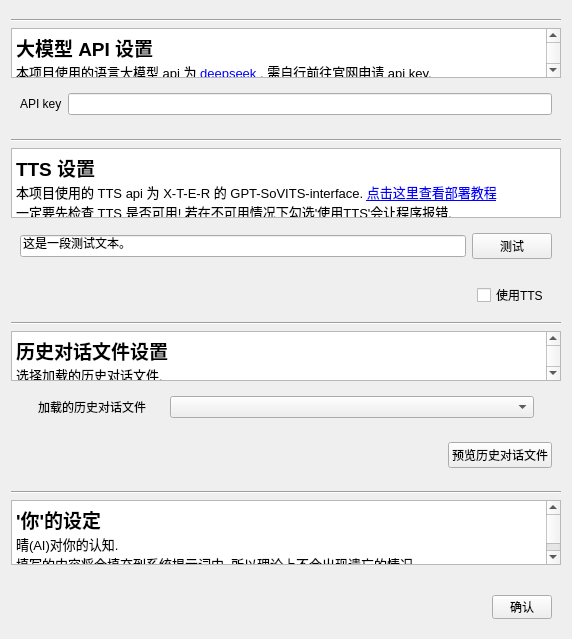
<?xml version="1.0" encoding="UTF-8"?>
<ui version="4.0">
 <class>BasicForm</class>
 <widget class="QWidget" name="BasicForm">
  <property name="geometry">
   <rect>
    <x>0</x>
    <y>0</y>
    <width>568</width>
    <height>639</height>
   </rect>
  </property>
  <property name="windowTitle">
   <string>Form</string>
  </property>
  <layout class="QVBoxLayout" name="verticalLayout">
   <item>
    <spacer name="verticalSpacer_4">
     <property name="orientation">
      <enum>Qt::Vertical</enum>
     </property>
     <property name="sizeHint" stdset="0">
      <size>
       <width>20</width>
       <height>40</height>
      </size>
     </property>
    </spacer>
   </item>
   <item>
    <widget class="Line" name="line_3">
     <property name="orientation">
      <enum>Qt::Horizontal</enum>
     </property>
    </widget>
   </item>
   <item>
    <widget class="QTextBrowser" name="llmAPI_HTML">
     <property name="minimumSize">
      <size>
       <width>550</width>
       <height>50</height>
      </size>
     </property>
     <property name="maximumSize">
      <size>
       <width>16777215</width>
       <height>50</height>
      </size>
     </property>
     <property name="html">
      <string>&lt;!DOCTYPE HTML PUBLIC &quot;-//W3C//DTD HTML 4.0//EN&quot; &quot;http://www.w3.org/TR/REC-html40/strict.dtd&quot;&gt;
&lt;html&gt;&lt;head&gt;&lt;meta name=&quot;qrichtext&quot; content=&quot;1&quot; /&gt;&lt;style type=&quot;text/css&quot;&gt;
p, li { white-space: pre-wrap; }
&lt;/style&gt;&lt;/head&gt;&lt;body style=&quot; font-family:'SimSun'; font-size:9pt; font-weight:400; font-style:normal;&quot;&gt;
&lt;p style=&quot; margin-top:0px; margin-bottom:0px; margin-left:0px; margin-right:0px; -qt-block-indent:0; text-indent:0px;&quot;&gt;&lt;span style=&quot; font-size:14pt; font-weight:600;&quot;&gt;大模型 API 设置&lt;/span&gt;&lt;/p&gt;
&lt;p style=&quot; margin-top:0px; margin-bottom:0px; margin-left:0px; margin-right:0px; -qt-block-indent:0; text-indent:0px;&quot;&gt;&lt;span style=&quot; font-size:10pt;&quot;&gt;本项目使用的语言大模型 api 为 &lt;/span&gt;&lt;a href=&quot;https://www.deepseek.com/zh&quot;&gt;&lt;span style=&quot; font-size:10pt; text-decoration: underline; color:#0000ff;&quot;&gt;deepseek&lt;/span&gt;&lt;/a&gt;&lt;span style=&quot; font-size:10pt;&quot;&gt; , 需自行前往官网申请 api key.&lt;/span&gt;&lt;/p&gt;&lt;/body&gt;&lt;/html&gt;</string>
     </property>
    </widget>
   </item>
   <item>
    <widget class="QWidget" name="apiWidget" native="true">
     <layout class="QHBoxLayout" name="horizontalLayout_5">
      <item>
       <widget class="QLabel" name="label_2">
        <property name="text">
         <string>API key</string>
        </property>
       </widget>
      </item>
      <item>
       <widget class="QLineEdit" name="APILineEdit"/>
      </item>
     </layout>
    </widget>
   </item>
   <item>
    <spacer name="verticalSpacer_5">
     <property name="orientation">
      <enum>Qt::Vertical</enum>
     </property>
     <property name="sizeHint" stdset="0">
      <size>
       <width>20</width>
       <height>40</height>
      </size>
     </property>
    </spacer>
   </item>
   <item>
    <widget class="Line" name="line">
     <property name="orientation">
      <enum>Qt::Horizontal</enum>
     </property>
    </widget>
   </item>
   <item>
    <widget class="QTextBrowser" name="TTS_HTML">
     <property name="minimumSize">
      <size>
       <width>550</width>
       <height>70</height>
      </size>
     </property>
     <property name="maximumSize">
      <size>
       <width>16777215</width>
       <height>70</height>
      </size>
     </property>
     <property name="contextMenuPolicy">
      <enum>Qt::NoContextMenu</enum>
     </property>
     <property name="verticalScrollBarPolicy">
      <enum>Qt::ScrollBarAlwaysOff</enum>
     </property>
     <property name="horizontalScrollBarPolicy">
      <enum>Qt::ScrollBarAlwaysOff</enum>
     </property>
     <property name="sizeAdjustPolicy">
      <enum>QAbstractScrollArea::AdjustToContentsOnFirstShow</enum>
     </property>
     <property name="html">
      <string>&lt;!DOCTYPE HTML PUBLIC &quot;-//W3C//DTD HTML 4.0//EN&quot; &quot;http://www.w3.org/TR/REC-html40/strict.dtd&quot;&gt;
&lt;html&gt;&lt;head&gt;&lt;meta name=&quot;qrichtext&quot; content=&quot;1&quot; /&gt;&lt;style type=&quot;text/css&quot;&gt;
p, li { white-space: pre-wrap; }
&lt;/style&gt;&lt;/head&gt;&lt;body style=&quot; font-family:'SimSun'; font-size:9pt; font-weight:400; font-style:normal;&quot;&gt;
&lt;p style=&quot; margin-top:0px; margin-bottom:0px; margin-left:0px; margin-right:0px; -qt-block-indent:0; text-indent:0px;&quot;&gt;&lt;span style=&quot; font-size:14pt; font-weight:600;&quot;&gt;TTS 设置&lt;/span&gt;&lt;/p&gt;
&lt;p style=&quot; margin-top:0px; margin-bottom:0px; margin-left:0px; margin-right:0px; -qt-block-indent:0; text-indent:0px;&quot;&gt;&lt;span style=&quot; font-size:10pt;&quot;&gt;本项目使用的 TTS api 为 X-T-E-R 的 GPT-SoVITS-interface. &lt;/span&gt;&lt;a href=&quot;https://www.yuque.com/xter/zibxlp/kkicvpiogcou5lgp&quot;&gt;&lt;span style=&quot; font-size:10pt; text-decoration: underline; color:#0000ff;&quot;&gt;点击这里查看部署教程&lt;/span&gt;&lt;/a&gt;&lt;/p&gt;
&lt;p style=&quot; margin-top:0px; margin-bottom:0px; margin-left:0px; margin-right:0px; -qt-block-indent:0; text-indent:0px;&quot;&gt;&lt;span style=&quot; font-size:10pt;&quot;&gt;一定要先检查 TTS 是否可用! 若在不可用情况下勾选'使用TTS'会让程序报错.&lt;/span&gt;&lt;/p&gt;&lt;/body&gt;&lt;/html&gt;</string>
     </property>
     <property name="textInteractionFlags">
      <set>Qt::LinksAccessibleByKeyboard|Qt::LinksAccessibleByMouse</set>
     </property>
    </widget>
   </item>
   <item>
    <widget class="QWidget" name="TTSTestWidget" native="true">
     <layout class="QHBoxLayout" name="horizontalLayout_6">
      <item>
       <widget class="QLineEdit" name="TTSTestLineEdit">
        <property name="text">
         <string>这是一段测试文本。</string>
        </property>
       </widget>
      </item>
      <item>
       <widget class="QPushButton" name="TTSTestPushButton">
        <property name="text">
         <string>测试</string>
        </property>
       </widget>
      </item>
     </layout>
    </widget>
   </item>
   <item>
    <widget class="QWidget" name="chooseUseTTSWidget" native="true">
     <layout class="QHBoxLayout" name="horizontalLayout_3">
      <item>
       <spacer name="horizontalSpacer_5">
        <property name="orientation">
         <enum>Qt::Horizontal</enum>
        </property>
        <property name="sizeHint" stdset="0">
         <size>
          <width>432</width>
          <height>1</height>
         </size>
        </property>
       </spacer>
      </item>
      <item>
       <widget class="QCheckBox" name="useTTSCheckBox">
        <property name="text">
         <string>使用TTS </string>
        </property>
       </widget>
      </item>
     </layout>
    </widget>
   </item>
   <item>
    <spacer name="verticalSpacer">
     <property name="orientation">
      <enum>Qt::Vertical</enum>
     </property>
     <property name="sizeHint" stdset="0">
      <size>
       <width>20</width>
       <height>14</height>
      </size>
     </property>
    </spacer>
   </item>
   <item>
    <widget class="Line" name="line_2">
     <property name="orientation">
      <enum>Qt::Horizontal</enum>
     </property>
    </widget>
   </item>
   <item>
    <widget class="QTextBrowser" name="historyFile_HTML">
     <property name="minimumSize">
      <size>
       <width>550</width>
       <height>50</height>
      </size>
     </property>
     <property name="maximumSize">
      <size>
       <width>16777215</width>
       <height>50</height>
      </size>
     </property>
     <property name="html">
      <string>&lt;!DOCTYPE HTML PUBLIC &quot;-//W3C//DTD HTML 4.0//EN&quot; &quot;http://www.w3.org/TR/REC-html40/strict.dtd&quot;&gt;
&lt;html&gt;&lt;head&gt;&lt;meta name=&quot;qrichtext&quot; content=&quot;1&quot; /&gt;&lt;style type=&quot;text/css&quot;&gt;
p, li { white-space: pre-wrap; }
&lt;/style&gt;&lt;/head&gt;&lt;body style=&quot; font-family:'SimSun'; font-size:9pt; font-weight:400; font-style:normal;&quot;&gt;
&lt;p style=&quot; margin-top:0px; margin-bottom:0px; margin-left:0px; margin-right:0px; -qt-block-indent:0; text-indent:0px;&quot;&gt;&lt;span style=&quot; font-size:14pt; font-weight:600;&quot;&gt;历史对话文件设置&lt;/span&gt;&lt;/p&gt;
&lt;p style=&quot; margin-top:0px; margin-bottom:0px; margin-left:0px; margin-right:0px; -qt-block-indent:0; text-indent:0px;&quot;&gt;&lt;span style=&quot; font-size:10pt;&quot;&gt;选择加载的历史对话文件.&lt;/span&gt;&lt;/p&gt;&lt;/body&gt;&lt;/html&gt;</string>
     </property>
    </widget>
   </item>
   <item>
    <widget class="QWidget" name="historyLoadWidget" native="true">
     <layout class="QHBoxLayout" name="horizontalLayout" stretch="1,1,1,20,1">
      <item>
       <spacer name="horizontalSpacer_2">
        <property name="orientation">
         <enum>Qt::Horizontal</enum>
        </property>
        <property name="sizeHint" stdset="0">
         <size>
          <width>40</width>
          <height>20</height>
         </size>
        </property>
       </spacer>
      </item>
      <item>
       <widget class="QLabel" name="loadHistoryTextLabel">
        <property name="text">
         <string>加载的历史对话文件</string>
        </property>
       </widget>
      </item>
      <item>
       <spacer name="horizontalSpacer">
        <property name="orientation">
         <enum>Qt::Horizontal</enum>
        </property>
        <property name="sizeHint" stdset="0">
         <size>
          <width>40</width>
          <height>20</height>
         </size>
        </property>
       </spacer>
      </item>
      <item>
       <widget class="QComboBox" name="chooseHistoryFileComboBox"/>
      </item>
      <item>
       <spacer name="horizontalSpacer_4">
        <property name="orientation">
         <enum>Qt::Horizontal</enum>
        </property>
        <property name="sizeHint" stdset="0">
         <size>
          <width>40</width>
          <height>1</height>
         </size>
        </property>
       </spacer>
      </item>
     </layout>
    </widget>
   </item>
   <item>
    <widget class="QWidget" name="previewHistoryWidget" native="true">
     <layout class="QHBoxLayout" name="horizontalLayout_2" stretch="0,0">
      <item>
       <spacer name="horizontalSpacer_3">
        <property name="orientation">
         <enum>Qt::Horizontal</enum>
        </property>
        <property name="sizeHint" stdset="0">
         <size>
          <width>399</width>
          <height>1</height>
         </size>
        </property>
       </spacer>
      </item>
      <item>
       <widget class="QPushButton" name="previewHistoryButton">
        <property name="text">
         <string>预览历史对话文件</string>
        </property>
       </widget>
      </item>
     </layout>
    </widget>
   </item>
   <item>
    <spacer name="verticalSpacer_6">
     <property name="orientation">
      <enum>Qt::Vertical</enum>
     </property>
     <property name="sizeHint" stdset="0">
      <size>
       <width>20</width>
       <height>40</height>
      </size>
     </property>
    </spacer>
   </item>
   <item>
    <widget class="Line" name="line_4">
     <property name="orientation">
      <enum>Qt::Horizontal</enum>
     </property>
    </widget>
   </item>
   <item>
    <widget class="QTextBrowser" name="cognitionOfUser_HTML">
     <property name="minimumSize">
      <size>
       <width>550</width>
       <height>65</height>
      </size>
     </property>
     <property name="maximumSize">
      <size>
       <width>16777215</width>
       <height>65</height>
      </size>
     </property>
     <property name="html">
      <string>&lt;!DOCTYPE HTML PUBLIC &quot;-//W3C//DTD HTML 4.0//EN&quot; &quot;http://www.w3.org/TR/REC-html40/strict.dtd&quot;&gt;
&lt;html&gt;&lt;head&gt;&lt;meta name=&quot;qrichtext&quot; content=&quot;1&quot; /&gt;&lt;style type=&quot;text/css&quot;&gt;
p, li { white-space: pre-wrap; }
&lt;/style&gt;&lt;/head&gt;&lt;body style=&quot; font-family:'SimSun'; font-size:9pt; font-weight:400; font-style:normal;&quot;&gt;
&lt;p style=&quot; margin-top:0px; margin-bottom:0px; margin-left:0px; margin-right:0px; -qt-block-indent:0; text-indent:0px;&quot;&gt;&lt;span style=&quot; font-size:14pt; font-weight:600;&quot;&gt;'你'的设定&lt;/span&gt;&lt;/p&gt;
&lt;p style=&quot; margin-top:0px; margin-bottom:0px; margin-left:0px; margin-right:0px; -qt-block-indent:0; text-indent:0px;&quot;&gt;&lt;span style=&quot; font-size:10pt;&quot;&gt;晴(AI)对你的认知.&lt;/span&gt;&lt;/p&gt;
&lt;p style=&quot; margin-top:0px; margin-bottom:0px; margin-left:0px; margin-right:0px; -qt-block-indent:0; text-indent:0px;&quot;&gt;&lt;span style=&quot; font-size:10pt;&quot;&gt;填写的内容将会填充到系统提示词中, 所以理论上不会出现遗忘的情况.&lt;/span&gt;&lt;/p&gt;&lt;/body&gt;&lt;/html&gt;</string>
     </property>
    </widget>
   </item>
   <item>
    <widget class="QWidget" name="widget_2" native="true"/>
   </item>
   <item>
    <spacer name="verticalSpacer_2">
     <property name="orientation">
      <enum>Qt::Vertical</enum>
     </property>
     <property name="sizeHint" stdset="0">
      <size>
       <width>20</width>
       <height>40</height>
      </size>
     </property>
    </spacer>
   </item>
   <item>
    <widget class="QWidget" name="confirmWidget" native="true">
     <layout class="QHBoxLayout" name="horizontalLayout_4">
      <item>
       <spacer name="horizontalSpacer_6">
        <property name="orientation">
         <enum>Qt::Horizontal</enum>
        </property>
        <property name="sizeHint" stdset="0">
         <size>
          <width>443</width>
          <height>1</height>
         </size>
        </property>
       </spacer>
      </item>
      <item>
       <widget class="QToolButton" name="toolButton">
        <property name="minimumSize">
         <size>
          <width>60</width>
          <height>24</height>
         </size>
        </property>
        <property name="text">
         <string>确认</string>
        </property>
       </widget>
      </item>
     </layout>
    </widget>
   </item>
  </layout>
 </widget>
 <resources/>
 <connections/>
</ui>
